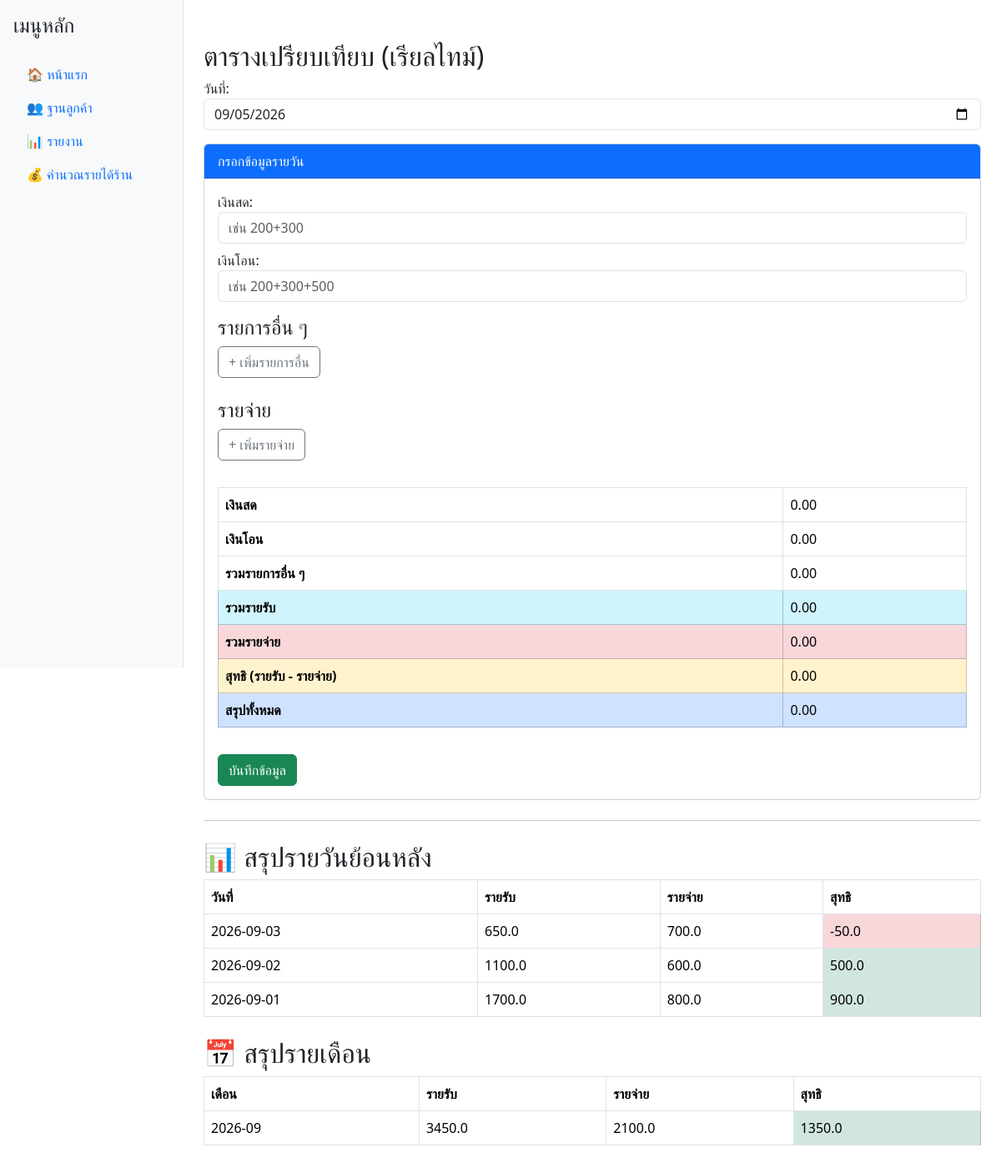
Page /compare_realtime on the earlier database version.
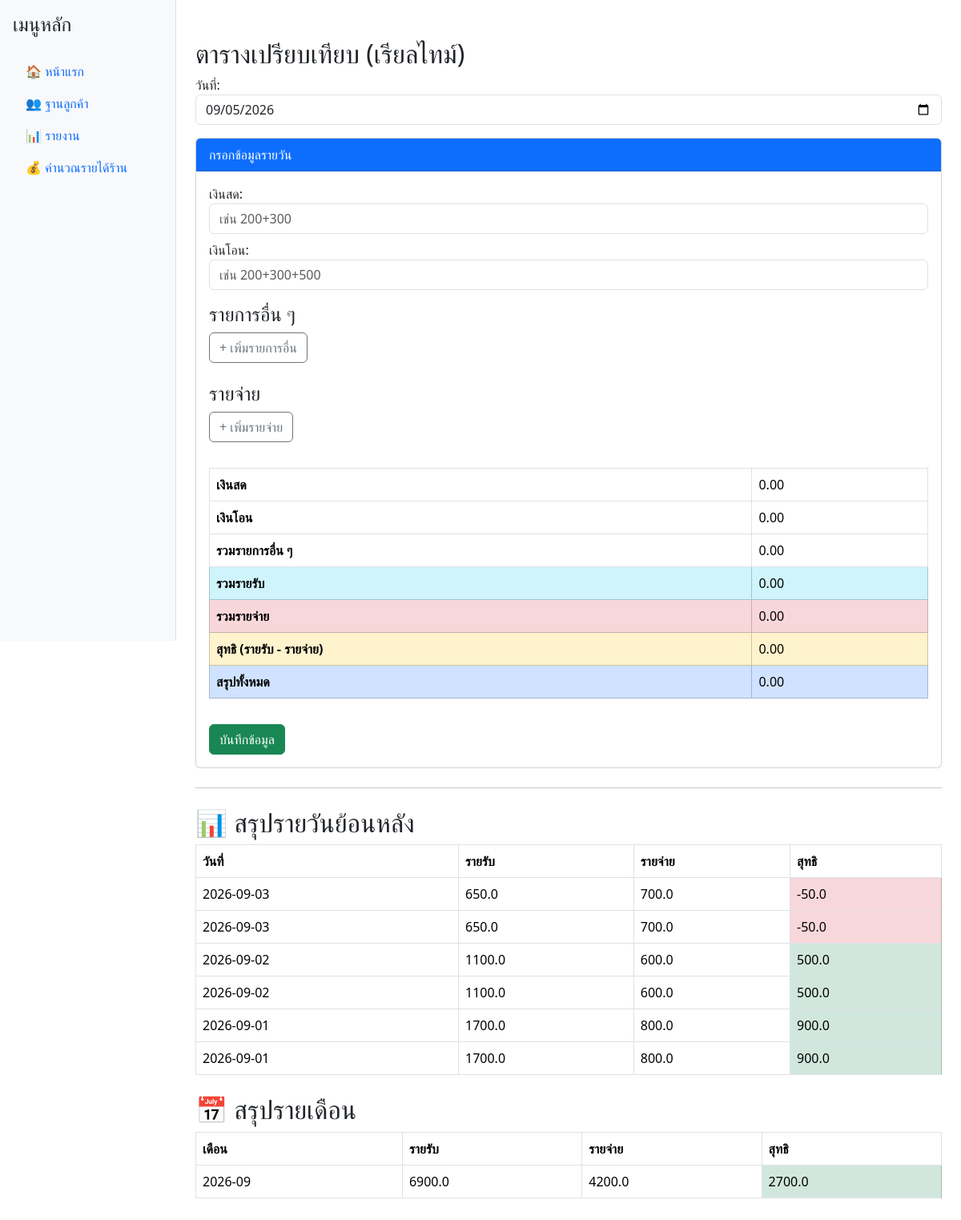
Same page on the later database version.
### tables this page shows
CREATE TABLE reports (
    id INTEGER PRIMARY KEY AUTOINCREMENT,
    date TEXT NOT NULL,
    cash REAL DEFAULT 0,       -- เงินสด
    transfer REAL DEFAULT 0,   -- เงินโอน
    other REAL DEFAULT 0,      -- รายการอื่น ๆ
    expense REAL DEFAULT 0,    -- รายจ่ายรวม
    income REAL DEFAULT 0,     -- รายรับรวม
    net REAL DEFAULT 0         -- สุทธิ (รายรับ - รายจ่าย)
);

### app.py (the view)
@app.route('/compare_realtime')
def compare_realtime():
    with get_db_connection() as conn:
        reports = conn.execute("SELECT * FROM reports ORDER BY date DESC").fetchall()
        monthly_reports = []
        months = conn.execute("SELECT substr(date,1,7) as month FROM reports GROUP BY month ORDER BY month DESC").fetchall()
        for m in months:
            month_income = conn.execute("SELECT SUM(income) FROM reports WHERE substr(date,1,7)=?", (m['month'],)).fetchone()[0] or 0
            month_expense = conn.execute("SELECT SUM(expense) FROM reports WHERE substr(date,1,7)=?", (m['month'],)).fetchone()[0] or 0
            monthly_reports.append({
                "month": m['month'],
                "income": month_income,
                "expense": month_expense,
                "net": month_income - month_expense
            })
    return render_template('compare_realtime.html',
                           reports=reports,
                           monthly_reports=monthly_reports,
                           current_date=date.today().strftime("%Y-%m-%d"))

### app.py (called while the page is built)
def get_db_connection():
    conn = sqlite3.connect('database.db')
    conn.row_factory = sqlite3.Row
    return conn

### templates/compare_realtime.html (shortened to what this page needs)
{% extends "base.html" %}
{% block content %}
<h2 class="mt-4">ตารางเปรียบเทียบ (เรียลไทม์)</h2>
<label>วันที่:</label>
<input type="date" id="report_date" class="form-control mb-3" value="{{ current_date }}">
<div class="card mb-4">
  <div class="card-header bg-primary text-white">กรอกข้อมูลรายวัน</div>
  <div class="card-body">
    <label>เงินสด:</label>
    <input type="text" id="cash_income" class="form-control mb-2" placeholder="เช่น 200+300">
    <label>เงินโอน:</label>
    <input type="text" id="transfer_income" class="form-control mb-2" placeholder="เช่น 200+300+500">
    <h4 class="mt-3">รายการอื่น ๆ</h4>
    <button type="button" id="btn-add-other" class="btn btn-outline-secondary mb-2">+ เพิ่มรายการอื่น</button>
    <h4 class="mt-3">รายจ่าย</h4>
    <button type="button" id="btn-add-expense" class="btn btn-outline-secondary mb-2">+ เพิ่มรายจ่าย</button>
    <table class="table table-bordered mt-4">
      <tr><th>เงินสด</th><td id="cash_total">0.00</td></tr>
      <tr><th>เงินโอน</th><td id="transfer_total">0.00</td></tr>
      <tr><th>รวมรายการอื่น ๆ</th><td id="other_total">0.00</td></tr>
      <tr class="table-info"><th>รวมรายรับ</th><td id="income_total">0.00</td></tr>
      <tr class="table-danger"><th>รวมรายจ่าย</th><td id="expense_total">0.00</td></tr>
      <tr class="table-warning"><th>สุทธิ (รายรับ - รายจ่าย)</th><td id="net_total">0.00</td></tr>
      <tr class="table-primary"><th>สรุปทั้งหมด</th><td id="transfer_minus_expense">0.00</td></tr>
    </table>
    <button type="button" class="btn btn-success mt-3" onclick="saveReport()">บันทึกข้อมูล</button>
  </div>
</div>
<hr>
<h2 class="mt-4">📊 สรุปรายวันย้อนหลัง</h2>
<table class="table table-bordered">
  <thead>
    <tr><th>วันที่</th><th>รายรับ</th><th>รายจ่าย</th><th>สุทธิ</th></tr>
  </thead>
  <tbody>
    {% for r in reports %}
    <tr>
      <td>{{ r['date'] }}</td>
      <td>{{ r['income'] }}</td>
      <td>{{ r['expense'] }}</td>
      <td class="{% if r['net'] >= 0 %}table-success{% else %}table-danger{% endif %}">
        {{ r['net'] }}
      </td>
    </tr>
    {% endfor %}
  </tbody>
</table>
<h2 class="mt-4">📅 สรุปรายเดือน</h2>
<table class="table table-bordered">
  <thead>
    <tr><th>เดือน</th><th>รายรับ</th><th>รายจ่าย</th><th>สุทธิ</th></tr>
  </thead>
  <tbody>
    {% for m in monthly_reports %}
    <tr>
      <td>{{ m['month'] }}</td>
      <td>{{ m['income'] }}</td>
      <td>{{ m['expense'] }}</td>
      <td class="{% if m['net'] >= 0 %}table-success{% else %}table-danger{% endif %}">
        {{ m['net'] }}
      </td>
    </tr>
    {% endfor %}
  </tbody>
</table>
{% endblock %}

### templates/base.html (shortened to what this page needs)
<!DOCTYPE html>
<html lang="th">
<head>
  <link rel="stylesheet" href="https://cdn.jsdelivr.net/npm/bootstrap@5.3.2/dist/css/bootstrap.min.css">
</head>
<body>
  <div class="d-flex">
    {% include 'sidebar.html' %}
    <div class="flex-grow-1 p-4" style="margin-left:220px;">
      {% block content %}{% endblock %}
    </div>
  </div>
</body>
</html>

### templates/sidebar.html
<aside class="bg-light border-end vh-100 p-3" style="width:220px; position:fixed;">
  <h4 class="mb-4">เมนูหลัก</h4>
  <ul class="nav flex-column">
    <li class="nav-item"><a class="nav-link" href="/">🏠 หน้าแรก</a></li>
    <li class="nav-item"><a class="nav-link" href="/customers">👥 ฐานลูกค้า</a></li>
    <li class="nav-item"><a class="nav-link" href="/report">📊 รายงาน</a></li>
    <li class="nav-item"><a class="nav-link" href="/summary">💰 คำนวณรายได้ร้าน</a></li>
  </ul>
</aside>

Differences in the rows shown:
added reports: date "2026-09-03", income "650.0", expense "700.0", net "-50.0"
added reports: date "2026-09-02", income "1100.0", expense "600.0", net "500.0"
added reports: date "2026-09-01", income "1700.0", expense "800.0", net "900.0"
Other differences:
new list line: "2026-09 6900.0 4200.0 2700.0"
list line gone: "2026-09 3450.0 2100.0 1350.0"
